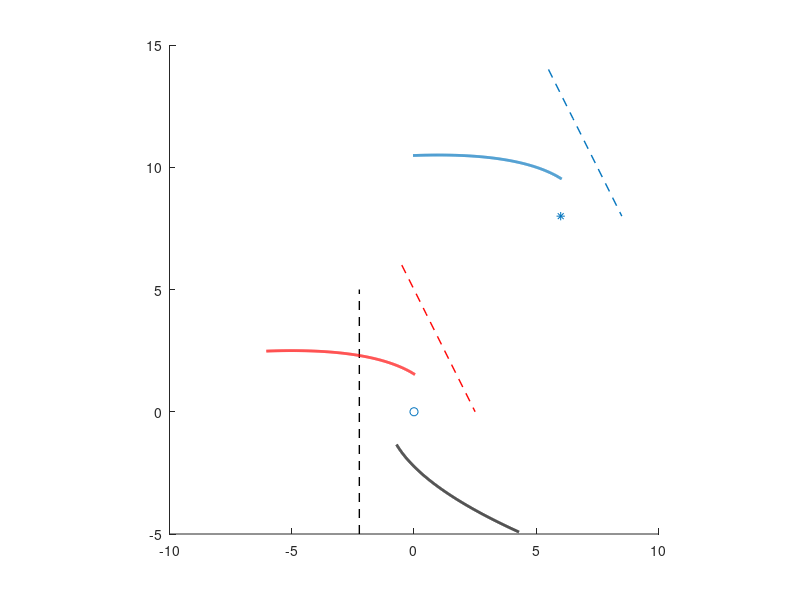

Source code (MATLAB): (Note: this script raises an error after producing the figure.)
clear;
%比例尺
daspect([1 1 1]);
hold on;
%参数范围
t=-1.1:0.001:-0.3;
%焦点
x0=6;y0=8;
focus=[x0,y0];

%准线斜率截距(普通方程需要的量)
k=-2;b=5;
x=-0.5:1:2.5;
M=k.*x+b;
plot(x,M,'r--','LineWidth',1);
%换算为 参数方程 需要的量
p=b/sqrt(k^2+1); %(0,0)代入距离公式
phi=atand(k)-90; %旋转角度 从0°到-180°
%焦点在原点的抛物线的参数方程,普通方程为 y方=2p(x+p/2)
x1=2*p.*t.^2-p/2;
y1=2*p.*t;
plot(x1,y1,'k-','LineWidth',2);%抛物线
plot([-p,-p],[-5,5],'k--','LineWidth',1); %准线x=-p
scatter(0,0,'k*');%焦点
%对每个点,绕原点旋转变换
x2=zeros(1,numel(x1));y2=zeros(1,numel(y1));%初始化
for i=1:numel(x1)
    temp=num2cell([cosd(phi),-sind(phi);sind(phi),cosd(phi)]*[x1(i);y1(i)]);%旋转矩阵
    [x2(i),y2(i)]=deal(temp{:});%好像必须这样赋值(先变为cell数组，然后deal),有好方法告诉我
end
plot(x2,y2,'r-','LineWidth',2);%抛物线
%平移变换,变为以focus为焦点
plot(x2+focus(1),y2+focus(2),'-','Color',[0 0.45 0.74],'LineWidth',2)%抛物线
plot(x+focus(1),M+focus(2),'--','Color',[0 0.45 0.74],'LineWidth',1);%准线
scatter(x0,y0,'*','CData',[0 0.45 0.74]);%焦点

%与普通方程的效果对比
f3=@(x,y) ((x-x0)+k.*(y-y0)).^2-2.*k.*b.*(x-x0)+2.*b.*(y-y0)-b^2;
fimplicit(f3,'k.','LineWidth',2);
i=1;

% %尝试抛物面镜的反射
% for m1=-2:0.5:-0.2
%     i=i+1;
%     [x_c1,y_c1]=lpcross(k,b,m1,x0,y0,2);
% %     plot([x0,x_c1],[y0,y_c1],'Color','red','Linewidth',1.5);
%     kr1=pslope(x_c1,y_c1,x0,y0,k,b);
%     [x9,y9,flag]=reflect(x0,y0,x_c1,y_c1,kr1,-1,0,-5,2,i);
%     %                              让它打到y=-1*x+0上,x介于[-5,2]间
% end
hold off;
%% 求直线与抛物线的交点
%准线斜率k 截距b,入射光斜率m,焦点x0,yo,flag取哪一边的点1or2
%flag选1还是2，要试验，我们用的抛物面镜要么是抛物线对称轴左半部分的一小部分，
% 要么是右半部分的一小部分
function [x_c,y_c]=lpcross(k,b,m,x0,y0,flag)
    if flag==1
        x_c=(b*(k-m)+b*(k^2+m^2+k^2*m^2+1)^0.5)/(k*m+1)^2;
    elseif flag==2
        x_c=(b*(k-m)-b*(k^2+m^2+k^2*m^2+1)^0.5)/(k*m+1)^2;
    end
    y_c=m*x_c;
    x_c=x_c+x0;
    y_c=y_c+y0;
end
%% 抛物线上一点x,y的斜率
%抛物线焦点x0,y0移到原点后的准线的斜率k与截距b
function k=pslope(x,y,x0,y0,k,b)
    x=x-x0;y=y-y0; %先把点移到原点抛物线上
    k=(k*b-x-k*y)/(k^2*y+k*x+b);%原点抛物线上一点的切线斜率
end
%% 主函数中用到的函数
%input:入射光路上一点x1y1 反射点x2y2 反射镜斜率km
% 目标线段(cd)的斜率ko和截距jo,端点横坐标CxDx,i用于选颜色
%output:画出从入射光路上一点出发,经一次反射,打到cd上的完整光路
% x3 y3反射光与cd所在直线的交点,flag表示能否打中
function [x3,y3,flag]=reflect(x1,y1,x2,y2,km,ko,jo,Cx,Dx,i)
    coArray=['#0072BD';'#D95319';'#EDB120';'#7E2F8E';'#77AC30';'#4DBEEE';'#A2142F'];%颜色库
    color=coArray(mod(i,7)+1,:); %根据i选定一种颜色
    if Cx>Dx %保证Cx较小
        t=Cx;
        Cx=Dx;
        Dx=t;
    end
    plot([x1,x2],[y1,y2],'Color',color,'Linewidth',1.5);%画入射光线
    %km=0,法线斜率为Inf,故分类讨论
    if km==0
        x3=2*x2-x1;
        y3=y1;
    else
        [x3,y3]=symmetry(x1,y1,-1/km,y2+x2/km); %关于法线的对称点
    end
    kr=(y3-y2)/(x3-x2); %反射光斜率
    jr=y2-kr*x2;
    [x3,y3]=linecross(kr,jr,ko,jo);%反射光与cd的交点
    if x3>=Cx && x3<=Dx
        plot([x2,x3],[y2,y3],'Color',color,'Linewidth',1.5);%画反射光线
        flag=1;%打中
    else
        xx=1.03*x3;  %取一个稍远一点的点,表示没打中
        yy=kr*xx+jr; 
        plot([x2,xx],[y2,yy],'Color',color,'Linewidth',1.5);
        flag=0;%没打中
    end
end
%% 求已知点关于已知直线的对称点
%x1,y1 已知点
% k b 对称轴斜率、截距
function [x2,y2]=symmetry(x1,y1,k,b)
    [x_c,y_c]=linecross(k,b,-1/k,y1+x1/k); %已知点和对称点的连线与对称轴的交点
    x2=2*x_c-x1; %中点在对称轴上
    y2=2*y_c-y1;
end
%推导: 1.中点在对称轴上 2. 连线与对称轴垂直
%% 已知两条直线的斜率和截距，求交点坐标
function [x,y]=linecross(k1,b1,k2,b2)
  x=[];
  y=[];
  if k1==k2 && b1==b2
      disp('重合');
  elseif k1==k2 && b1~=b2
      disp('无交点');
  else
     x=(b2-b1)/(k1-k2);
     y=k1*x+b1;
  end
end
%联立解方程
